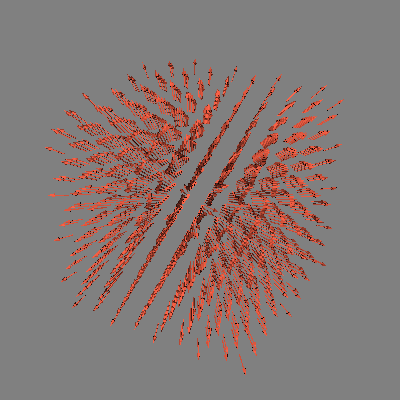

Recreate this plot in Python.
#!/usr/bin/env python

# Demonstrate vtkDataSetGradientPrecompute followed by vtkDataSetGradient
# by computing cell gradients on an unstructured grid and visualizing
# them as arrow glyphs.

import os

# Factory overrides
import vtkmodules.vtkInteractionStyle  # noqa: F401
import vtkmodules.vtkRenderingOpenGL2  # noqa: F401

from vtkmodules.vtkCommonCore import (
    reference,
    vtkDoubleArray,
    vtkPoints,
)
from vtkmodules.vtkCommonDataModel import (
    vtkGenericCell,
    vtkPolyData,
)
from vtkmodules.vtkFiltersCore import (
    vtkGlyph3D,
    vtkMaskPoints,
)
from vtkmodules.vtkFiltersGeneral import (
    vtkDataSetGradient,
    vtkDataSetGradientPrecompute,
)
from vtkmodules.vtkFiltersSources import vtkArrowSource
from vtkmodules.vtkIOLegacy import vtkUnstructuredGridReader
from vtkmodules.vtkRenderingCore import (
    vtkActor,
    vtkPolyDataMapper,
    vtkRenderWindow,
    vtkRenderWindowInteractor,
    vtkRenderer,
)

# Data directory
data_dir = os.environ.get("VPE_DATA_DIR", os.path.dirname(os.path.abspath(__file__)))

# Read the data
reader = vtkUnstructuredGridReader()
reader.SetFileName(os.path.join(data_dir, "hexa.vtk"))

# Precompute gradient weights
precompute = vtkDataSetGradientPrecompute()
precompute.SetInputConnection(reader.GetOutputPort())

# Compute gradient for each cell
gradient = vtkDataSetGradient()
gradient.SetInputConnection(precompute.GetOutputPort())
gradient.SetInputArrayToProcess(0, 0, 0, 0, "scalars")
gradient.Update()

# Build polydata with points at parametric center of each cell
gradient_at_centers = gradient.GetOutput().GetCellData().GetArray("gradient")

poly_data = vtkPolyData()
center_points = vtkPoints()
center_points.SetNumberOfPoints(gradient.GetOutput().GetNumberOfCells())

a_cell = vtkGenericCell()
for cell_id in range(gradient.GetOutput().GetNumberOfCells()):
    reader.GetOutput().GetCell(cell_id, a_cell)
    pcenter = [0.0, 0.0, 0.0]
    a_cell.GetParametricCenter(pcenter)
    weights = [0.0] * a_cell.GetNumberOfPoints()
    center = [0.0, 0.0, 0.0]
    sub_id = reference(0)
    a_cell.EvaluateLocation(sub_id, pcenter, center, weights)
    center_points.SetPoint(cell_id, center)

poly_data.SetPoints(center_points)
poly_data.GetPointData().SetVectors(gradient_at_centers)

# Select a subset of gradients
num_points = reader.GetOutput().GetNumberOfPoints()
on_ratio = max(1, int(num_points / (num_points * 0.1)))

mask_points = vtkMaskPoints()
mask_points.SetInputData(poly_data)
mask_points.RandomModeOff()
mask_points.SetOnRatio(on_ratio)

# Create arrow glyphs for the gradient
arrow_source = vtkArrowSource()

scale_factor = 0.005
vector_glyph = vtkGlyph3D()
vector_glyph.SetSourceConnection(arrow_source.GetOutputPort())
vector_glyph.SetInputConnection(mask_points.GetOutputPort())
vector_glyph.SetScaleModeToScaleByVector()
vector_glyph.SetVectorModeToUseVector()
vector_glyph.SetScaleFactor(scale_factor)

vector_mapper = vtkPolyDataMapper()
vector_mapper.SetInputConnection(vector_glyph.GetOutputPort())
vector_mapper.ScalarVisibilityOff()

vector_actor = vtkActor()
vector_actor.SetMapper(vector_mapper)
vector_actor.GetProperty().SetColor(1.0, 0.3882, 0.2784)

# Renderer
renderer = vtkRenderer()
renderer.SetBackground(0.5, 0.5, 0.5)
renderer.AddActor(vector_actor)

# Window
render_window = vtkRenderWindow()
render_window.AddRenderer(renderer)
render_window.SetSize(400, 400)
render_window.SetWindowName("dataset gradient precompute")

# Interactor
interactor = vtkRenderWindowInteractor()
interactor.SetRenderWindow(render_window)

# Scene
renderer.ResetCamera()
renderer.GetActiveCamera().Azimuth(120)
renderer.GetActiveCamera().Elevation(30)
renderer.GetActiveCamera().Dolly(1.0)
renderer.ResetCameraClippingRange()

interactor.Initialize()
interactor.Start()
